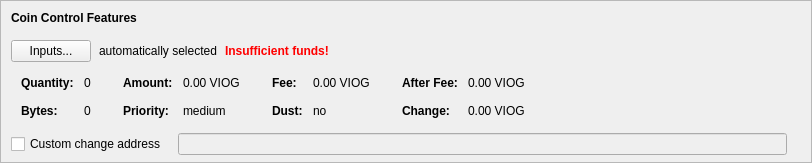
    <widget class="QFrame" name="frameCoinControl">
     <property name="sizePolicy">
      <sizepolicy hsizetype="Expanding" vsizetype="Expanding">
       <horstretch>0</horstretch>
       <verstretch>0</verstretch>
      </sizepolicy>
     </property>
     <property name="maximumSize">
      <size>
       <width>16777215</width>
       <height>16777215</height>
      </size>
     </property>
     <property name="frameShape">
      <enum>QFrame::StyledPanel</enum>
     </property>
     <property name="frameShadow">
      <enum>QFrame::Sunken</enum>
     </property>
     <layout class="QVBoxLayout" name="verticalLayoutCoinControl2">
      <property name="spacing">
       <number>0</number>
      </property>
      <property name="leftMargin">
       <number>0</number>
      </property>
      <property name="topMargin">
       <number>0</number>
      </property>
      <property name="rightMargin">
       <number>0</number>
      </property>
      <property name="bottomMargin">
       <number>6</number>
      </property>
      <item>
       <layout class="QVBoxLayout" name="verticalLayoutCoinControl" stretch="0,0,0,0,1">
        <property name="spacing">
         <number>0</number>
        </property>
        <property name="leftMargin">
         <number>10</number>
        </property>
        <property name="topMargin">
         <number>10</number>
        </property>
        <item>
         <layout class="QHBoxLayout" name="horizontalLayoutCoinControl1">
          <property name="bottomMargin">
           <number>15</number>
          </property>
          <item>
           <widget class="QLabel" name="labelCoinControlFeatures">
            <property name="sizePolicy">
             <sizepolicy hsizetype="Preferred" vsizetype="Maximum">
              <horstretch>0</horstretch>
              <verstretch>0</verstretch>
             </sizepolicy>
            </property>
            <property name="font">
             <font>
              <weight>75</weight>
              <bold>true</bold>
             </font>
            </property>
            <property name="styleSheet">
             <string notr="true">font-weight:bold;</string>
            </property>
            <property name="text">
             <string>Coin Control Features</string>
            </property>
           </widget>
          </item>
         </layout>
        </item>
        <item>
         <layout class="QHBoxLayout" name="horizontalLayoutCoinControl2" stretch="0,0,0,0">
          <property name="spacing">
           <number>8</number>
          </property>
          <property name="bottomMargin">
           <number>10</number>
          </property>
          <item>
           <widget class="QPushButton" name="pushButtonCoinControl">
            <property name="styleSheet">
             <string notr="true"/>
            </property>
            <property name="text">
             <string>Inputs...</string>
            </property>
            <property name="autoDefault">
             <bool>false</bool>
            </property>
           </widget>
          </item>
          <item>
           <widget class="QLabel" name="labelCoinControlAutomaticallySelected">
            <property name="text">
             <string>automatically selected</string>
            </property>
            <property name="margin">
             <number>5</number>
            </property>
           </widget>
          </item>
          <item>
           <widget class="QLabel" name="labelCoinControlInsuffFunds">
            <property name="font">
             <font>
              <weight>75</weight>
              <bold>true</bold>
             </font>
            </property>
            <property name="styleSheet">
             <string notr="true">color:red;font-weight:bold;</string>
            </property>
            <property name="text">
             <string>Insufficient funds!</string>
            </property>
            <property name="margin">
             <number>5</number>
            </property>
           </widget>
          </item>
          <item>
           <spacer name="horizontalSpacerCoinControl">
            <property name="orientation">
             <enum>Qt::Horizontal</enum>
            </property>
            <property name="sizeHint" stdset="0">
             <size>
              <width>40</width>
              <height>1</height>
             </size>
            </property>
           </spacer>
          </item>
         </layout>
        </item>
        <item>
         <widget class="QWidget" name="widgetCoinControl" native="true">
          <property name="sizePolicy">
           <sizepolicy hsizetype="Preferred" vsizetype="Preferred">
            <horstretch>0</horstretch>
            <verstretch>0</verstretch>
           </sizepolicy>
          </property>
          <property name="minimumSize">
           <size>
            <width>0</width>
            <height>0</height>
           </size>
          </property>
          <property name="styleSheet">
           <string notr="true"/>
          </property>
          <layout class="QHBoxLayout" name="horizontalLayoutCoinControl5">
           <property name="leftMargin">
            <number>0</number>
           </property>
           <property name="topMargin">
            <number>0</number>
           </property>
           <property name="rightMargin">
            <number>0</number>
           </property>
           <property name="bottomMargin">
            <number>0</number>
           </property>
           <item>
            <layout class="QHBoxLayout" name="horizontalLayoutCoinControl3" stretch="0,0,0,1">
             <property name="spacing">
              <number>20</number>
             </property>
             <property name="topMargin">
              <number>0</number>
             </property>
             <property name="bottomMargin">
              <number>10</number>
             </property>
             <item>
              <layout class="QFormLayout" name="formLayoutCoinControl1">
               <property name="horizontalSpacing">
                <number>10</number>
               </property>
               <property name="verticalSpacing">
                <number>14</number>
               </property>
               <property name="leftMargin">
                <number>10</number>
               </property>
               <property name="topMargin">
                <number>4</number>
               </property>
               <property name="rightMargin">
                <number>6</number>
               </property>
               <item row="0" column="0">
                <widget class="QLabel" name="labelCoinControlQuantityText">
                 <property name="font">
                  <font>
                   <weight>75</weight>
                   <bold>true</bold>
                  </font>
                 </property>
                 <property name="text">
                  <string>Quantity:</string>
                 </property>
                 <property name="margin">
                  <number>0</number>
                 </property>
                </widget>
               </item>
               <item row="0" column="1">
                <widget class="QLabel" name="labelCoinControlQuantity">
                 <property name="cursor">
                  <cursorShape>IBeamCursor</cursorShape>
                 </property>
                 <property name="contextMenuPolicy">
                  <enum>Qt::ActionsContextMenu</enum>
                 </property>
                 <property name="text">
                  <string notr="true">0</string>
                 </property>
                 <property name="margin">
                  <number>0</number>
                 </property>
                 <property name="textInteractionFlags">
                  <set>Qt::LinksAccessibleByMouse|Qt::TextSelectableByKeyboard|Qt::TextSelectableByMouse</set>
                 </property>
                </widget>
               </item>
               <item row="1" column="0">
                <widget class="QLabel" name="labelCoinControlBytesText">
                 <property name="font">
                  <font>
                   <weight>75</weight>
                   <bold>true</bold>
                  </font>
                 </property>
                 <property name="text">
                  <string>Bytes:</string>
                 </property>
                </widget>
               </item>
               <item row="1" column="1">
                <widget class="QLabel" name="labelCoinControlBytes">
                 <property name="cursor">
                  <cursorShape>IBeamCursor</cursorShape>
                 </property>
                 <property name="contextMenuPolicy">
                  <enum>Qt::ActionsContextMenu</enum>
                 </property>
                 <property name="text">
                  <string notr="true">0</string>
                 </property>
                 <property name="textInteractionFlags">
                  <set>Qt::LinksAccessibleByMouse|Qt::TextSelectableByKeyboard|Qt::TextSelectableByMouse</set>
                 </property>
                </widget>
               </item>
              </layout>
             </item>
             <item>
              <layout class="QFormLayout" name="formLayoutCoinControl2">
               <property name="horizontalSpacing">
                <number>10</number>
               </property>
               <property name="verticalSpacing">
                <number>14</number>
               </property>
               <property name="leftMargin">
                <number>6</number>
               </property>
               <property name="topMargin">
                <number>4</number>
               </property>
               <property name="rightMargin">
                <number>6</number>
               </property>
               <item row="0" column="0">
                <widget class="QLabel" name="labelCoinControlAmountText">
                 <property name="font">
                  <font>
                   <weight>75</weight>
                   <bold>true</bold>
                  </font>
                 </property>
                 <property name="text">
                  <string>Amount:</string>
                 </property>
                 <property name="margin">
                  <number>0</number>
                 </property>
                </widget>
               </item>
               <item row="0" column="1">
                <widget class="QLabel" name="labelCoinControlAmount">
                 <property name="cursor">
                  <cursorShape>IBeamCursor</cursorShape>
                 </property>
                 <property name="contextMenuPolicy">
                  <enum>Qt::ActionsContextMenu</enum>
                 </property>
                 <property name="text">
                  <string notr="true">0.00 VIOG</string>
                 </property>
                 <property name="textInteractionFlags">
                  <set>Qt::LinksAccessibleByMouse|Qt::TextSelectableByKeyboard|Qt::TextSelectableByMouse</set>
                 </property>
                </widget>
               </item>
               <item row="1" column="0">
                <widget class="QLabel" name="labelCoinControlPriorityText">
                 <property name="font">
                  <font>
                   <weight>75</weight>
                   <bold>true</bold>
                  </font>
                 </property>
                 <property name="text">
                  <string>Priority:</string>
                 </property>
                </widget>
               </item>
               <item row="1" column="1">
                <widget class="QLabel" name="labelCoinControlPriority">
                 <property name="cursor">
                  <cursorShape>IBeamCursor</cursorShape>
                 </property>
                 <property name="contextMenuPolicy">
                  <enum>Qt::ActionsContextMenu</enum>
                 </property>
                 <property name="text">
                  <string>medium</string>
                 </property>
                 <property name="textInteractionFlags">
                  <set>Qt::LinksAccessibleByMouse|Qt::TextSelectableByKeyboard|Qt::TextSelectableByMouse</set>
                 </property>
                </widget>
               </item>
              </layout>
             </item>
             <item>
              <layout class="QFormLayout" name="formLayoutCoinControl3">
               <property name="horizontalSpacing">
                <number>10</number>
               </property>
               <property name="verticalSpacing">
                <number>14</number>
               </property>
               <property name="leftMargin">
                <number>6</number>
               </property>
               <property name="topMargin">
                <number>4</number>
               </property>
               <property name="rightMargin">
                <number>6</number>
               </property>
               <item row="0" column="0">
                <widget class="QLabel" name="labelCoinControlFeeText">
                 <property name="font">
                  <font>
                   <weight>75</weight>
                   <bold>true</bold>
                  </font>
                 </property>
                 <property name="text">
                  <string>Fee:</string>
                 </property>
                 <property name="margin">
                  <number>0</number>
                 </property>
                </widget>
               </item>
               <item row="0" column="1">
                <widget class="QLabel" name="labelCoinControlFee">
                 <property name="cursor">
                  <cursorShape>IBeamCursor</cursorShape>
                 </property>
                 <property name="contextMenuPolicy">
                  <enum>Qt::ActionsContextMenu</enum>
                 </property>
                 <property name="text">
                  <string notr="true">0.00 VIOG</string>
                 </property>
                 <property name="textInteractionFlags">
                  <set>Qt::LinksAccessibleByMouse|Qt::TextSelectableByKeyboard|Qt::TextSelectableByMouse</set>
                 </property>
                </widget>
               </item>
               <item row="1" column="0">
                <widget class="QLabel" name="labelCoinControlLowOutputText">
                 <property name="font">
                  <font>
                   <weight>75</weight>
                   <bold>true</bold>
                  </font>
                 </property>
                 <property name="text">
                  <string>Dust:</string>
                 </property>
                </widget>
               </item>
               <item row="1" column="1">
                <widget class="QLabel" name="labelCoinControlLowOutput">
                 <property name="cursor">
                  <cursorShape>IBeamCursor</cursorShape>
                 </property>
                 <property name="contextMenuPolicy">
                  <enum>Qt::ActionsContextMenu</enum>
                 </property>
                 <property name="text">
                  <string>no</string>
                 </property>
                 <property name="textInteractionFlags">
                  <set>Qt::LinksAccessibleByMouse|Qt::TextSelectableByKeyboard|Qt::TextSelectableByMouse</set>
                 </property>
                </widget>
               </item>
              </layout>
             </item>
             <item>
              <layout class="QFormLayout" name="formLayoutCoinControl4">
               <property name="horizontalSpacing">
                <number>10</number>
               </property>
               <property name="verticalSpacing">
                <number>14</number>
               </property>
               <property name="leftMargin">
                <number>6</number>
               </property>
               <property name="topMargin">
                <number>4</number>
               </property>
               <property name="rightMargin">
                <number>6</number>
               </property>
               <item row="0" column="0">
                <widget class="QLabel" name="labelCoinControlAfterFeeText">
                 <property name="font">
                  <font>
                   <weight>75</weight>
                   <bold>true</bold>
                  </font>
                 </property>
                 <property name="text">
                  <string>After Fee:</string>
                 </property>
                 <property name="margin">
                  <number>0</number>
                 </property>
                </widget>
               </item>
               <item row="0" column="1">
                <widget class="QLabel" name="labelCoinControlAfterFee">
                 <property name="cursor">
                  <cursorShape>IBeamCursor</cursorShape>
                 </property>
                 <property name="contextMenuPolicy">
                  <enum>Qt::ActionsContextMenu</enum>
                 </property>
                 <property name="text">
                  <string notr="true">0.00 VIOG</string>
                 </property>
                 <property name="textInteractionFlags">
                  <set>Qt::LinksAccessibleByMouse|Qt::TextSelectableByKeyboard|Qt::TextSelectableByMouse</set>
                 </property>
                </widget>
               </item>
               <item row="1" column="0">
                <widget class="QLabel" name="labelCoinControlChangeText">
                 <property name="font">
                  <font>
                   <weight>75</weight>
                   <bold>true</bold>
                  </font>
                 </property>
                 <property name="text">
                  <string>Change:</string>
                 </property>
                </widget>
               </item>
               <item row="1" column="1">
                <widget class="QLabel" name="labelCoinControlChange">
                 <property name="cursor">
                  <cursorShape>IBeamCursor</cursorShape>
                 </property>
                 <property name="contextMenuPolicy">
                  <enum>Qt::ActionsContextMenu</enum>
                 </property>
                 <property name="text">
                  <string notr="true">0.00 VIOG</string>
                 </property>
                 <property name="textInteractionFlags">
                  <set>Qt::LinksAccessibleByMouse|Qt::TextSelectableByKeyboard|Qt::TextSelectableByMouse</set>
                 </property>
                </widget>
               </item>
              </layout>
             </item>
            </layout>
           </item>
          </layout>
         </widget>
        </item>
        <item>
         <layout class="QHBoxLayout" name="horizontalLayoutCoinControl4" stretch="0,0,0">
          <property name="spacing">
           <number>12</number>
          </property>
          <property name="sizeConstraint">
           <enum>QLayout::SetDefaultConstraint</enum>
          </property>
          <property name="topMargin">
           <number>5</number>
          </property>
          <property name="rightMargin">
           <number>5</number>
          </property>
          <item>
           <widget class="QCheckBox" name="checkBoxCoinControlChange">
            <property name="toolTip">
             <string>If this is activated, but the change address is empty or invalid, change will be sent to a newly generated address.</string>
            </property>
            <property name="text">
             <string>Custom change address</string>
            </property>
           </widget>
          </item>
          <item>
           <widget class="QValidatedLineEdit" name="lineEditCoinControlChange">
            <property name="enabled">
             <bool>false</bool>
            </property>
            <property name="sizePolicy">
             <sizepolicy hsizetype="Expanding" vsizetype="Fixed">
              <horstretch>0</horstretch>
              <verstretch>0</verstretch>
             </sizepolicy>
            </property>
           </widget>
          </item>
          <item>
           <widget class="QLabel" name="labelCoinControlChangeLabel">
            <property name="sizePolicy">
             <sizepolicy hsizetype="Preferred" vsizetype="Expanding">
              <horstretch>0</horstretch>
              <verstretch>0</verstretch>
             </sizepolicy>
            </property>
            <property name="minimumSize">
             <size>
              <width>0</width>
              <height>0</height>
             </size>
            </property>
            <property name="text">
             <string/>
            </property>
            <property name="margin">
             <number>3</number>
            </property>
           </widget>
          </item>
         </layout>
        </item>
        <item>
         <spacer name="verticalSpacerCoinControl">
          <property name="orientation">
           <enum>Qt::Vertical</enum>
          </property>
          <property name="sizeHint" stdset="0">
           <size>
            <width>800</width>
            <height>1</height>
           </size>
          </property>
         </spacer>
        </item>
       </layout>
      </item>
     </layout>
    </widget>
